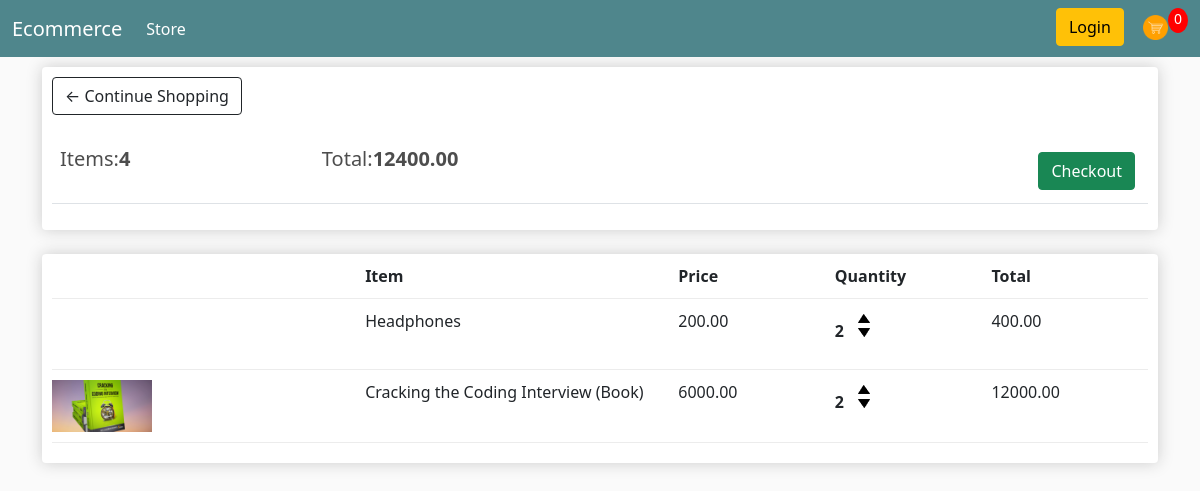
The app's page /cart/ (signed in) with its own data.
### store/models.py (models this page shows, shortened)
class Order(models.Model):
    customer = models.ForeignKey(Customer,on_delete=models.SET_NULL, null=True,blank=True)
    date_ordered = models.DateTimeField(auto_now_add=True)
    complete = models.BooleanField(default=False,null=True, blank=False)
    transaction_id = models.CharField(max_length=100, null = True)
    @property
    def get_cart_total(self):
        orderitems = self.orderitem_set.all()
        total = sum([item.get_total for item in orderitems])
        return total
    @property
    def get_cart_items(self):
        orderitems = self.orderitem_set.all()
        total = sum([item.quantity for item in orderitems])
        return total

class OrderItem(models.Model):
    product = models.ForeignKey(Product,on_delete=models.SET_NULL, null=True)
    order = models.ForeignKey(Order,on_delete=models.SET_NULL,null=True)
    quantity = models.IntegerField(default=0, null=True,blank=True)
    date_added = models.DateTimeField(auto_now_add=True)
    @property
    def get_total(self):
        total = self.product.price * self.quantity
        return total

class Product(models.Model):
    name = models.CharField(max_length=200, null=True)
    price = models.FloatField()
    digital = models.BooleanField(default=False,null=True,blank=False)
    image = models.ImageField(null=True,blank=True)
    @property
    def imageURL(self):
        try:
            url = self.image.url
        except:
            url = ''
        return url

### store/views.py (the view)
# urls.py: path('cart/',views.cart,name='cart'),
def cart(request):
    if request.user.is_authenticated:
        customer = request.user.customer
        order, created = Order.objects.get_or_create(customer=customer,complete=False)
        items = order.orderitem_set.all()
    else:
        items = []
        order = {'get_cart_total':0, 'get_cart_items':0}
    context ={'items':items,'order':order}
    return render(request,'store/cart.html',context)

### store/templates/store/cart.html
{%extends 'store/main.html'%}
{%load static%}
{%block content%}
    <div class="row">
        <div class="col-lg-12">
            <div class="box-element">
                <a class="btn btn-outline-dark" href="{%url 'store'%}">&#x2190; Continue Shopping</a>
                <br>
                <br>
                <table class="table">
                    <tr>
                        <th><h5>Items:<strong>{{order.get_cart_items}}</strong></h5></th>
                        <th><h5>Total:<strong>{{order.get_cart_total|floatformat:2}}</strong></h5></th>
                        <th>
                            <a style="float:right; margin:5px" class="btn btn-success" href="{% url 'checkout'%}">Checkout</a>
                        </th>
                    </tr>
                </table>
            </div>
            <br>
            <div class="box-element">
                <div class="cart-row">
                    <div style="flex:2"></div>
                    <div style="flex:2"><strong>Item</strong></div>
                    <div style="flex:1"><strong>Price</strong></div>
                    <div style="flex:1"><strong>Quantity</strong></div>
                    <div style="flex:1"><strong>Total</strong></div>
                </div>
                {%for item in items%}
                <div class="cart-row">
                    <div style="flex:2"><img class="row-image" src="{{item.product.imageURL}}" alt=""></div>
                    <div style="flex:2">{{item.product.name}}</div>
                    <div style="flex:1">{{item.product.price|floatformat:2}}</div>
                    <div style="flex:1">
                        <p class="quantity">{{item.quantity}}</p>
                        <div class="quantity">
                            <img class="chg-quantity" src="{%static 'images/arrow-up.png'%}">
                            <img class="chg-quantity" src="{%static 'images/arrow-down.png'%}">
                        </div>
                    </div>
                    <div style="flex:1">{{item.get_total|floatformat:2}}</div>
                </div>
                {%endfor%}
            </div>
        </div>
    </div>
{%endblock%}

### store/templates/store/main.html (shortened to what this page needs)
<!DOCTYPE html>
{% load static %}
<html lang="en">
<head>
    <link rel="stylesheet" href="{%static 'css/main.css'%}">
    <link href="https://cdn.jsdelivr.net/npm/bootstrap@5.0.0-beta3/dist/css/bootstrap.min.css" rel="stylesheet">
</head>
<body>
    {%include 'store/navbar.html'%}
    <div class="container">
        {%block content%}
        {%endblock%}
    </div>
</body>
</html>

### store/templates/store/navbar.html (shortened to what this page needs)
{%load static%}
<link rel="stylesheet" href="{%static 'css/main.css'%}">
<nav class="navbar navbar-expand-lg navbar-dark bg-dark">
    <div class="container-fluid">
      <a class="navbar-brand" href="{%url 'store'%}">Ecommerce</a>
      <div class="collapse navbar-collapse" id="navbarSupportedContent">
        <ul class="navbar-nav me-auto mb-2 mb-lg-0">
          <li class="nav-item">
            <a class="nav-link active" aria-current="page" href="{%url 'store'%}">Store</a>
          </li>
        </ul>
        <div class="form-inline my-2 my-lg-0">
            <a href="#" class="btn btn-warning">Login</a>
            <a href="{%url 'cart'%}">
                <img id ="cart-icon"src="{%static 'images/cart1.png'%}" alt="cart">
            </a>
            <p id="cart-total">0</p>
        </div>
      </div>
    </div>
  </nav>

### static/css/main.css (style rules this page uses)
body { background-color: hsl(0, 0%, 98%); }
h1,h2,h3,h4,h5,h6 { color:hsl(0, 0%, 30%); }
.box-element { box-shadow:hsl(0, 0%, 80%) 0 0 16px; background-color: #fff; border-radius: 4px; padding: 10px; }
.bg-dark { background-color: #4f868c!important; }
#cart-icon { width:25px; display: inline-block; margin-left: 15px; }
#cart-total { display: block; text-align: center; color:#fff; background-color: red; width: 20px; height: 25px; border-radius: 50%; font-size: 14px; float:right }
.col-lg-4, .col-lg-6, .col-lg-8, .col-lg-12 { margin-top: 10px; }
.row-image { width: 100px; }
.cart-row { display: flex; align-items: flex-stretch; padding-bottom: 10px; margin-bottom: 10px; border-bottom: 1px solid #ececec; }
.quantity { display: inline-block; font-weight: 700; padding-right:10px; }
.chg-quantity { width: 12px; cursor: pointer; display: block; margin-top: 5px; transition:.1s; }

### records on screen
Order: get_cart_items "4", get_cart_total "12400.00"
OrderItem: product.name "Headphones", product.price "200.00", quantity "2", get_total "400.00"
OrderItem: product.imageURL (picture), product.name "Cracking the Coding Interview (Book)", product.price "6000.00", quantity "2", get_total "12000.00"
